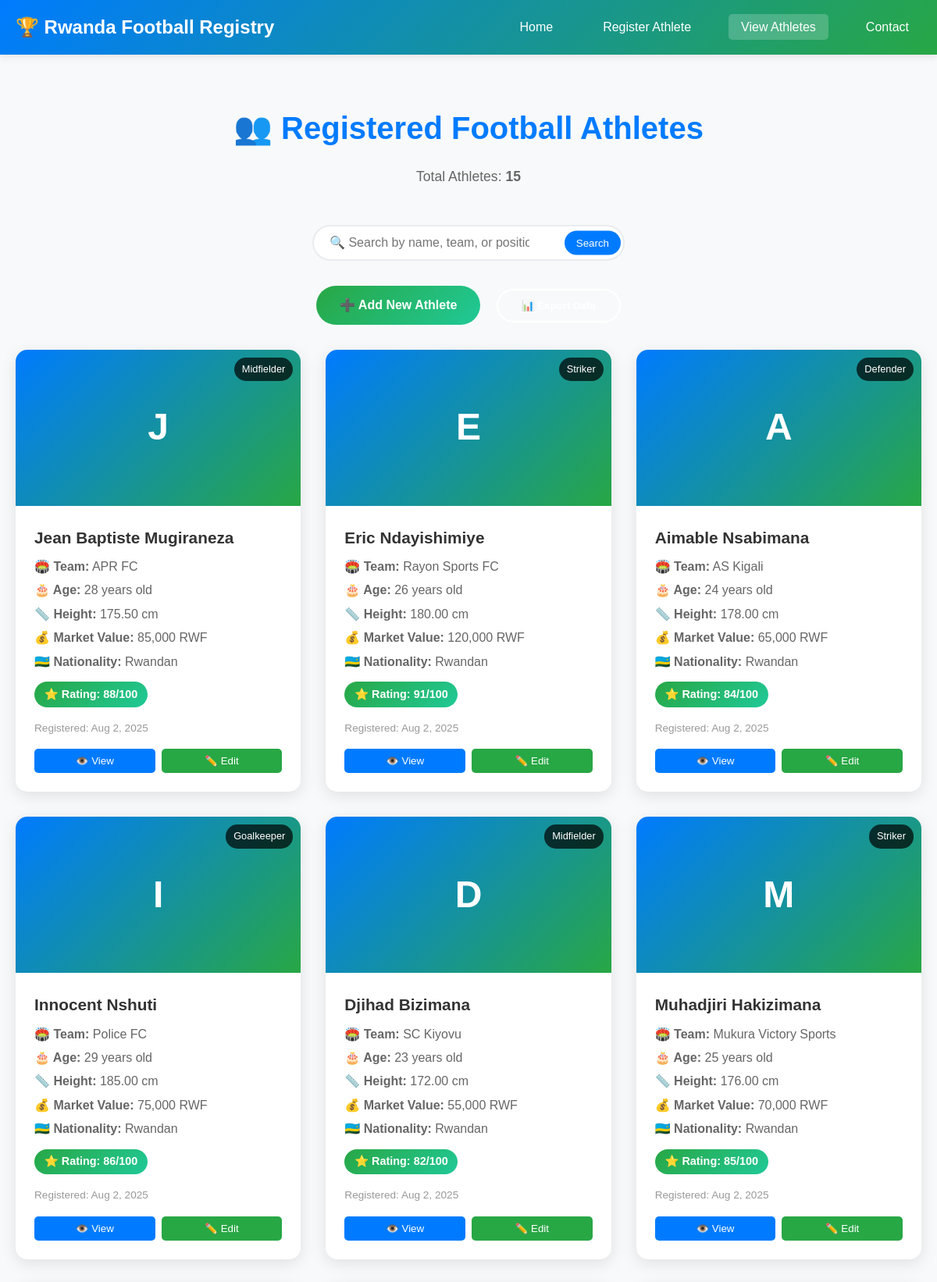
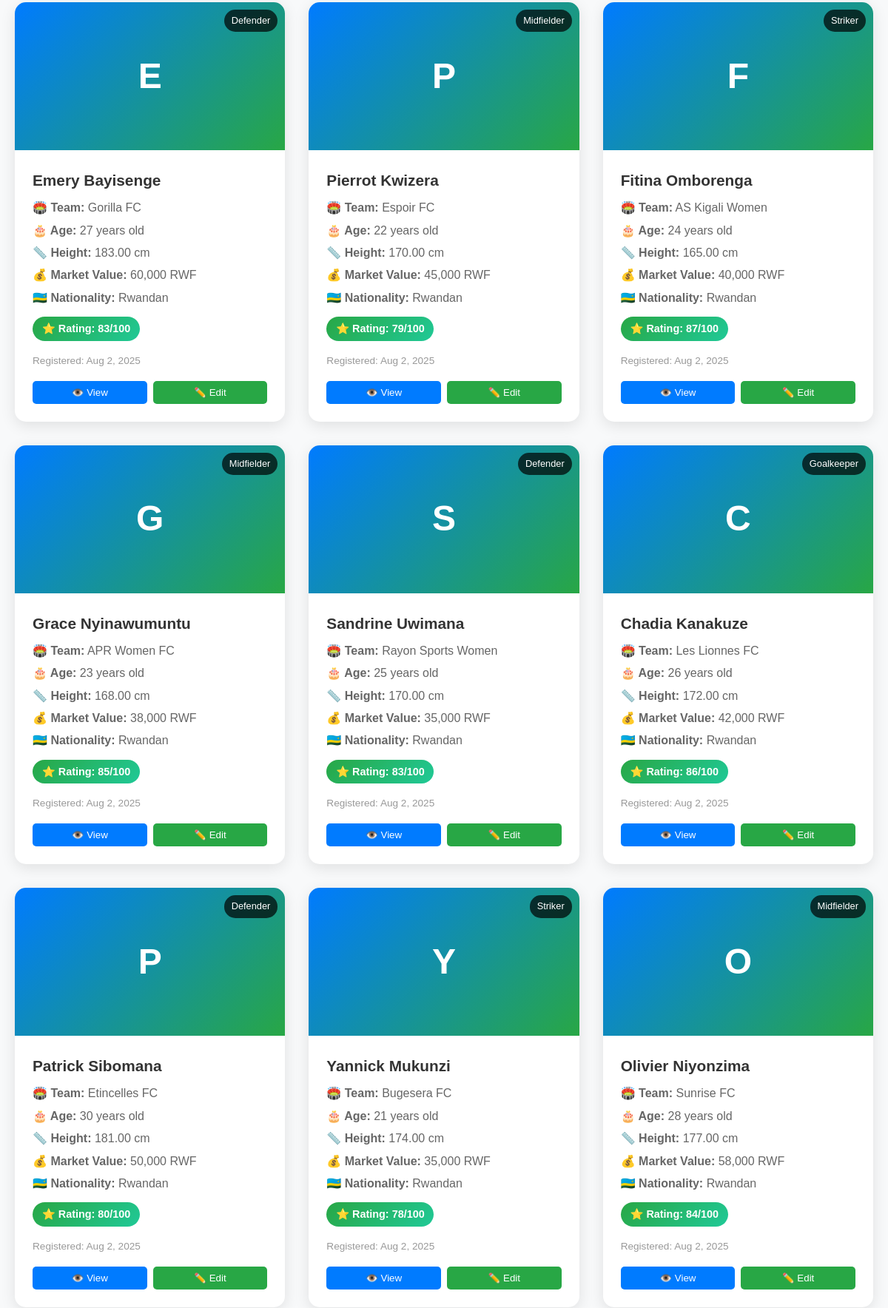
The app's page /view_athletes.php (upper part) with its own data (2 pictures, top to bottom).
### tables this page shows
CREATE TABLE athletes (
    id INT AUTO_INCREMENT PRIMARY KEY,
    name VARCHAR(255) NOT NULL,
    team VARCHAR(255) NOT NULL,
    position VARCHAR(50) NOT NULL,
    age INT NOT NULL,
    height DECIMAL(5,2) NOT NULL,
    market_value DECIMAL(10,2) NOT NULL,
    rating INT NOT NULL,
    nationality VARCHAR(100) DEFAULT 'Rwandan',
    photo VARCHAR(255) DEFAULT 'default.jpg',
    created_at TIMESTAMP DEFAULT CURRENT_TIMESTAMP,
    updated_at TIMESTAMP DEFAULT CURRENT_TIMESTAMP ON UPDATE CURRENT_TIMESTAMP
);

### view_athletes.php (the view, shortened to what this page needs)
<?php
include 'includes/db_connect.php';
$search_term = '';
$where_clause = '';
$sql = "SELECT * FROM athletes $where_clause ORDER BY created_at DESC";
$result = $conn->query($sql);
$count_sql = "SELECT COUNT(*) as total FROM athletes $where_clause";
$count_result = $conn->query($count_sql);
$total_athletes = $count_result->fetch_assoc()['total'];
?>
<!DOCTYPE html>
<html lang="en">
<head>
    <link rel="stylesheet" href="css/style.css">
</head>
<body>
    <nav class="navbar">
        <div class="nav-container">
            <div class="nav-logo">
                <h2>🏆 Rwanda Football Registry</h2>
            </div>
            <ul class="nav-menu">
                <li><a href="index.html" class="nav-link">Home</a></li>
                <li><a href="register.php" class="nav-link">Register Athlete</a></li>
                <li><a href="view_athletes.php" class="nav-link active">View Athletes</a></li>
                <li><a href="index.html#contact" class="nav-link">Contact</a></li>
            </ul>
        </div>
    </nav>
    <main style="margin-top: 100px; padding: 2rem 0; min-height: calc(100vh - 200px);">
        <div class="container">
            <div style="text-align: center; margin-bottom: 3rem;">
                <h1 style="color: #007bff; font-size: 2.5rem; margin-bottom: 1rem;">
                    👥 Registered Football Athletes
                </h1>
                <p style="color: #666; font-size: 1.1rem;">
                    Total Athletes: <strong><?php echo $total_athletes; ?></strong>
                </p>
            </div>
            <div class="search-container">
                <form method="GET" action="view_athletes.php" class="search-box">
                    <input type="text"
                           name="search"
                           placeholder="🔍 Search by name, team, or position..."
                           value="<?php echo htmlspecialchars($search_term); ?>"
                           style="padding-right: 120px;">
                    <button type="submit"
                            style="position: absolute; right: 5px; top: 50%; transform: translateY(-50%);
                                   background: #007bff; color: white; border: none; padding: 8px 15px;
                                   border-radius: 20px; cursor: pointer;">
                        Search
                    </button>
                </form>
            </div>
            <div style="text-align: center; margin-bottom: 2rem;">
                <a href="register.php" class="btn btn-primary">➕ Add New Athlete</a>
                <button onclick="exportData()" class="btn btn-secondary" style="margin-left: 1rem;">
                    📊 Export Data
                </button>
            </div>
            <?php if ($result && $result->num_rows > 0): ?>
                <div class="athletes-grid">
                    <?php while($athlete = $result->fetch_assoc()): ?>
                        <div class="athlete-card">
                            <div style="position: relative;">
                                <?php
                                $photo_path = 'uploads/' . $athlete['photo'];
                                if ($athlete['photo'] != 'default.jpg' && file_exists($photo_path)):
                                ?>
                                    <img src="<?php echo $photo_path; ?>"
                                         alt="<?php echo htmlspecialchars($athlete['name']); ?>"
                                         class="athlete-photo">
                                <?php else: ?>
                                    <div class="athlete-photo"
                                         style="display: flex; align-items: center; justify-content: center;
                                                color: white; font-size: 3rem; font-weight: bold;">
                                        <?php echo strtoupper(substr($athlete['name'], 0, 1)); ?>
                                    </div>
                                <?php endif; ?>
                                <div style="position: absolute; top: 10px; right: 10px;
                                           background: rgba(0,0,0,0.7); color: white;
                                           padding: 5px 10px; border-radius: 15px; font-size: 0.8rem;">
                                    <?php echo htmlspecialchars($athlete['position']); ?>
                                </div>
                            </div>
                            <div class="athlete-info">
                                <h3 class="athlete-name">
                                    <?php echo htmlspecialchars($athlete['name']); ?>
                                </h3>
                                <div class="athlete-details">
                                    <strong>🏟️ Team:</strong> <?php echo htmlspecialchars($athlete['team']); ?>
                                </div>
                                <div class="athlete-details">
                                    <strong>🎂 Age:</strong> <?php echo $athlete['age']; ?> years old
                                </div>
                                <div class="athlete-details">
                                    <strong>📏 Height:</strong> <?php echo $athlete['height']; ?> cm
                                </div>
                                <div class="athlete-details">
                                    <strong>💰 Market Value:</strong>
                                    <?php echo number_format($athlete['market_value']); ?> RWF
                                </div>
                                <div class="athlete-details">
                                    <strong>🇷🇼 Nationality:</strong> <?php echo htmlspecialchars($athlete['nationality']); ?>
                                </div>
                                <div class="rating-badge">
                                    ⭐ Rating: <?php echo $athlete['rating']; ?>/100
                                </div>
                                <div style="margin-top: 1rem; color: #999; font-size: 0.85rem;">
                                    Registered: <?php echo date('M j, Y', strtotime($athlete['created_at'])); ?>
                                </div>
                                <div style="margin-top: 1rem; display: flex; gap: 0.5rem;">
                                    <button onclick="viewDetails(<?php echo $athlete['id']; ?>)"
                                            style="flex: 1; background: #007bff; color: white; border: none;
                                                   padding: 8px; border-radius: 5px; cursor: pointer;">
                                        👁️ View
                                    </button>
                                    <button onclick="editAthlete(<?php echo $athlete['id']; ?>)"
                                            style="flex: 1; background: #28a745; color: white; border: none;
                                                   padding: 8px; border-radius: 5px; cursor: pointer;">
                                        ✏️ Edit
                                    </button>
                                </div>
                            </div>
                        </div>
                    <?php endwhile; ?>
                </div>
            <?php endif; ?>
        </div>
    </main>
</body>
</html>

### css/style.css (style rules this page uses)
* { margin: 0; padding: 0; box-sizing: border-box; }
body { font-family: 'Arial', sans-serif; line-height: 1.6; color: #333; background-color: #f8f9fa; }
.container { max-width: 1200px; margin: 0 auto; padding: 0 20px; }
.navbar { background: linear-gradient(135deg, #007bff, #28a745); padding: 1rem 0; position: fixed; width: 100%; top: 0; z-index: 1000; box-shadow: 0 2px 10px rgba(0,0,0,0.1); }
.nav-container { max-width: 1200px; margin: 0 auto; padding: 0 20px; display: flex; justify-content: space-between; align-items: center; }
.nav-logo h2 { color: white; font-size: 1.5rem; }
.nav-menu { display: flex; list-style: none; gap: 2rem; }
.nav-link { color: white; text-decoration: none; font-weight: 500; transition: color 0.3s ease; padding: 0.5rem 1rem; border-radius: 5px; }
.nav-link:hover, .nav-link.active { background-color: rgba(255,255,255,0.2); color: #fff; }
.btn { padding: 12px 30px; border: none; border-radius: 50px; text-decoration: none; font-weight: bold; transition: all 0.3s ease; cursor: pointer; display: inline-block; }
.btn-primary { background: linear-gradient(135deg, #28a745, #20c997); color: white; }
.btn-secondary { background: transparent; color: white; border: 2px solid white; }
.athletes-grid { display: grid; grid-template-columns: repeat(auto-fill, minmax(300px, 1fr)); gap: 2rem; margin-top: 2rem; }
.athlete-card { background: white; border-radius: 15px; overflow: hidden; box-shadow: 0 5px 20px rgba(0,0,0,0.1); transition: transform 0.3s ease; }
.athlete-photo { width: 100%; height: 200px; object-fit: cover; background: linear-gradient(135deg, #007bff, #28a745); }
.athlete-info { padding: 1.5rem; }
.athlete-name { font-size: 1.3rem; font-weight: bold; color: #333; margin-bottom: 0.5rem; }
.athlete-details { color: #666; margin-bottom: 0.3rem; }
.rating-badge { display: inline-block; background: linear-gradient(135deg, #28a745, #20c997); color: white; padding: 0.3rem 0.8rem; border-radius: 20px; font-size: 0.9rem; font-weight: bold; margin-top: 0.5rem; }
.search-container { margin-bottom: 2rem; text-align: center; }
.search-box { max-width: 400px; margin: 0 auto; position: relative; }
.search-box input { width: 100%; padding: 12px 20px; border: 2px solid #e9ecef; border-radius: 50px; font-size: 1rem; background: white; }

### records on screen
athletes: name "J", position "Midfielder", name "Jean Baptiste Mugiraneza", team "APR FC", age "28", height "175.50", market_value "85,000", nationality "Rwandan", rating "88", created_at "Aug 2, 2025"
athletes: name "E", position "Striker", name "Eric Ndayishimiye", team "Rayon Sports FC", age "26", height "180.00", market_value "120,000", nationality "Rwandan", rating "91", created_at "Aug 2, 2025"
athletes: name "A", position "Defender", name "Aimable Nsabimana", team "AS Kigali", age "24", height "178.00", market_value "65,000", nationality "Rwandan", rating "84", created_at "Aug 2, 2025"
athletes: name "I", position "Goalkeeper", name "Innocent Nshuti", team "Police FC", age "29", height "185.00", market_value "75,000", nationality "Rwandan", rating "86", created_at "Aug 2, 2025"
athletes: name "D", position "Midfielder", name "Djihad Bizimana", team "SC Kiyovu", age "23", height "172.00", market_value "55,000", nationality "Rwandan", rating "82", created_at "Aug 2, 2025"
athletes: name "M", position "Striker", name "Muhadjiri Hakizimana", team "Mukura Victory Sports", age "25", height "176.00", market_value "70,000", nationality "Rwandan", rating "85", created_at "Aug 2, 2025"
athletes: name "E", position "Defender", name "Emery Bayisenge", team "Gorilla FC", age "27", height "183.00", market_value "60,000", nationality "Rwandan", rating "83", created_at "Aug 2, 2025"
athletes: name "P", position "Midfielder", name "Pierrot Kwizera", team "Espoir FC", age "22", height "170.00", market_value "45,000", nationality "Rwandan", rating "79", created_at "Aug 2, 2025"
athletes: name "F", position "Striker", name "Fitina Omborenga", team "AS Kigali Women", age "24", height "165.00", market_value "40,000", nationality "Rwandan", rating "87", created_at "Aug 2, 2025"
athletes: name "G", position "Midfielder", name "Grace Nyinawumuntu", team "APR Women FC", age "23", height "168.00", market_value "38,000", nationality "Rwandan", rating "85", created_at "Aug 2, 2025"
athletes: name "S", position "Defender", name "Sandrine Uwimana", team "Rayon Sports Women", age "25", height "170.00", market_value "35,000", nationality "Rwandan", rating "83", created_at "Aug 2, 2025"
athletes: name "C", position "Goalkeeper", name "Chadia Kanakuze", team "Les Lionnes FC", age "26", height "172.00", market_value "42,000", nationality "Rwandan", rating "86", created_at "Aug 2, 2025"
athletes: name "P", position "Defender", name "Patrick Sibomana", team "Etincelles FC", age "30", height "181.00", market_value "50,000", nationality "Rwandan", rating "80", created_at "Aug 2, 2025"
athletes: name "Y", position "Striker", name "Yannick Mukunzi", team "Bugesera FC", age "21", height "174.00", market_value "35,000", nationality "Rwandan", rating "78", created_at "Aug 2, 2025"
athletes: name "O", position "Midfielder", name "Olivier Niyonzima", team "Sunrise FC", age "28", height "177.00", market_value "58,000", nationality "Rwandan", rating "84", created_at "Aug 2, 2025"

### other values on screen
$total_athletes "15"
